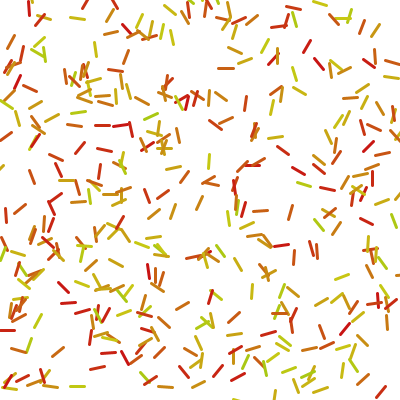
Frame 1 (no input)
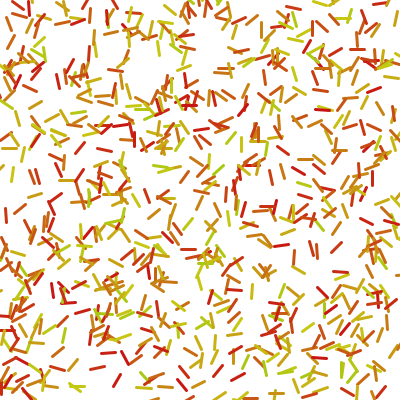
Frame 2 (the mouse pressed at the canvas centre, redrawn once)

The Processing sketch that drew these frames (run headless with seeded random() and noise(); the mouse was pressed at the canvas centre and the sketch redrawn once):

// Processing sketch: T2_Bs8
// ── T2_Bs8.pde
// T2. Lab1. DMP - KP_S25
// Martinez
// Back to Basics. Colors Example 3 HSB

float x, y;
void setup() {
  size(400, 400);
  background(255);
  noLoop();
  colorMode(HSB,255,255,255,1);
  strokeWeight(3);
  randomSeed(0);
}
void draw() {

  for (int i=0; i<400; i++) {
    x = random(width);
    y=random(height);
    stroke(random(50),230,200);
    pushMatrix();
    translate(x,y);
    rotate(random(TWO_PI));
    line (0, 0, 10, 10);
    popMatrix();
  }
}
